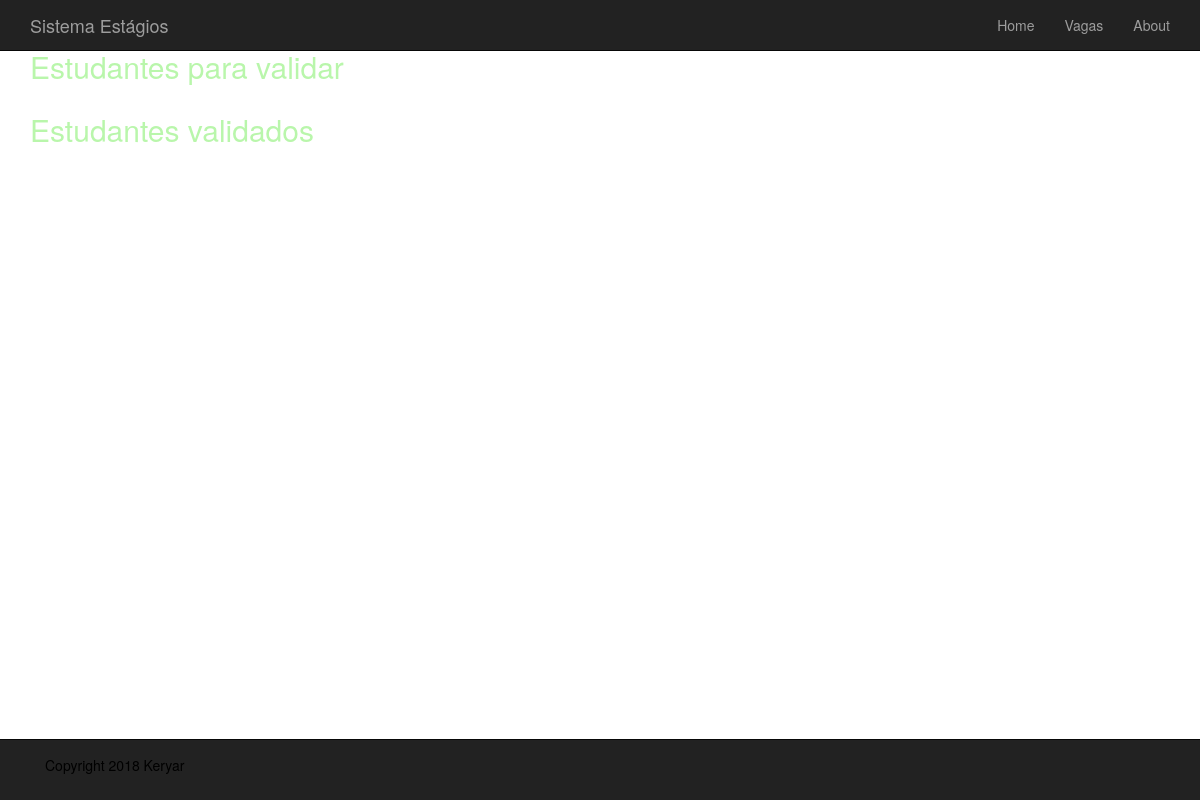
/actions/list_student, run on an earlier commit of the app's database.
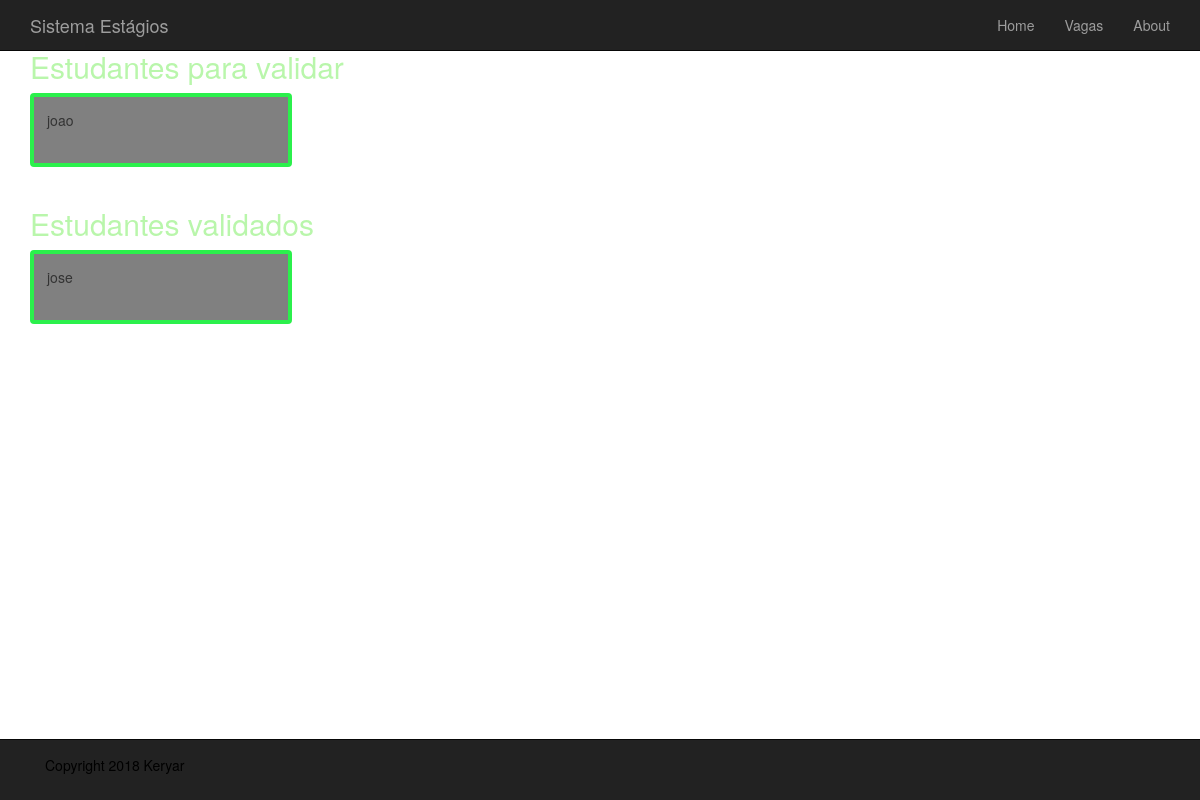
And on a later commit of the database.
### user_actions/models.py (models this page shows, shortened)
class Student(models.Model):
    name = models.CharField(max_length=200, db_index=True)
    slug = models.SlugField(max_length=200, db_index=True, unique=True)
    pw = models.CharField(max_length=200)
    id_doc_number = models.PositiveIntegerField(unique=True)
    enroll_number = models.PositiveIntegerField(unique=True)
    major_id = models.PositiveIntegerField(db_index=True)
    qualifications = models.TextField(blank=True)
    gpa = models.PositiveIntegerField()
    description = models.TextField(blank=True)
    validation_pending = models.BooleanField(default=True)
    able = models.BooleanField(default=False)
    time_available_start = models.TextField()
    time_available_end = models.TextField()
    register_date = models.DateTimeField(auto_now_add=True)
    update_date = models.DateTimeField(auto_now=True)
    class Meta:
        ordering = ('name',)
        verbose_name = 'student'
        verbose_name_plural = 'students'

### user_actions/views.py (the view)
def list_student(request):
    unverified_students = Student.objects.filter(validation_pending=True)
    verified_students = Student.objects.filter(validation_pending=False)
    return render(request, 'user_actions/coordinator_pages/list_student.html', {
        'unverified_students' : unverified_students,
        'verified_students' : verified_students,
        })

### user_actions/templates/user_actions/coordinator_pages/list_student.html (shortened to what this page needs)
{% extends 'base.html' %}
{% load static %}
{% block conteudo %}
    <div class="container">
        <div class="row">
            <div class="col-sm-12">
                <div class="row">
                    <div class="col-sm-9">
                        <h2>Estudantes para validar</h2>
                        <div class="row">
                                {% for student in unverified_students %}
                                    <div class="col-md-4 col-sm-6">
                                        <div class="thumbnail">
                                            <div class="caption">
                                                {{ student.name }}
                                                <br>
                                                <br>
                                            </div>
                                        </div>
                                    </div>
                                {% endfor %}
                        </div>
                    </div>
                </div>
                <div class="row">
                    <div class="col-sm-9">
                        <h2>Estudantes validados</h2>
                        <div class="row">
                                {% for student in verified_students %}
                                    <div class="col-md-4 col-sm-6">
                                        <div class="thumbnail">
                                            <div class="caption">
                                                {{ student.name }}
                                                <br>
                                                <br>
                                            </div>
                                        </div>
                                    </div>
                                {% endfor %}
                        </div>
                    </div>
                </div>
            </div>
        </div>
    </div>
{% endblock %}

### base_structures/templates/base.html (shortened to what this page needs)
{% load static %}
<!DOCTYPE html>
<html lang="en">
  <head>
    <link href="{% static 'base_structures/css/bootstrap.min.css' %}" rel="stylesheet">
    <link href="{% static 'base_structures/css/styles.css' %}" rel="stylesheet">
	<link href="https://maxcdn.bootstrapcdn.com/font-awesome/4.5.0/css/font-awesome.min.css" rel="stylesheet">
  </head>
  <body>
	<div class="navbar navbar-inverse navbar-fixed-top" role="navigation">
		<div class="container">
			<div class="navbar-header">
				<a class="navbar-brand" href="{% url 'base_structures:index' %}">Sistema Estágios</a>
			</div>
			<div class="navbar-collapse collapse">
				<ul class="nav navbar-nav navbar-right">
					<li ><a href="{% url 'base_structures:index' %}">Home</a></li>
					<li ><a href="{% url 'jobs:list_job_opportunity' %}">Vagas</a></li>
					<li ><a href="{% url 'base_structures:about' %}">About</a></li>
				</ul>
			</div>
		</div>
	</div>
	{% block conteudo %}
    {% endblock %}
	<div class="navbar navbar-inverse navbar-fixed-bottom" role="navigation">
		<div class="container">
			<div class="navbar-text pull-left">
				<p>Copyright 2018 Keryar</p>
			</div>
		</div>
	</div>
  </body>
</html>

### base_structures/static/base_structures/css/styles.css (style rules this page uses)
div .col-sm-6 > div.thumbnail { border-width: 4px; border-color: #2bf04c; }
div .thumbnail { background-color: grey; border-color: black; }
body { padding-top: 30px; padding-bottom: 70px; background-color: white; }
p { color:black; }
h2,h3,h4 { color: #b9f6ab; }

What changed in the data, as far as the page shows it:
added Student: name "joao", shown under "Estudantes para validar"
added Student: name "jose", shown under "Estudantes validados"
